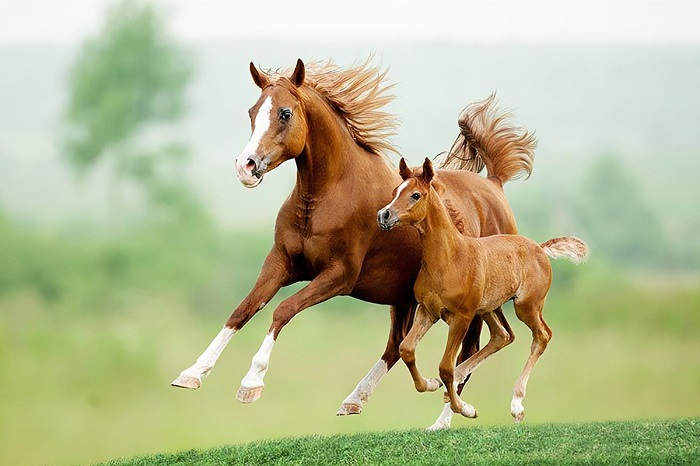
#> input picture DIP/1.jpg, 700 x 466 px
$ python Blur_w_average.py
#> lines starting #> are read from the running program, lines starting #| are printed output that depends on the picture
import matplotlib.pyplot as plt
import cv2
import numpy as np

def conv(mat, kernel):
    row, col = mat.shape
    r, c = kernel.shape[0] // 2, kernel.shape[1] // 2
    r, c = r * 2, c * 2

    new_image = np.zeros((row - r, col - c), dtype=np.uint8)
    for i in range(row - r):
        for j in range(col - c):
            temp = np.sum(np.multiply(mat[i:3+i, j:3+j], kernel))
            if temp > 255:
                new_image[i][j] = 255
            elif temp < 0:
                new_image[i][j] = 0
            else:
                new_image[i][j] = temp

    return new_image

def main():
    img  = plt.imread("1.jpg")
#> img is the input picture: shape (466, 700, 3); mean R, G, B 182.1, 185.8, 145.7
    gray = cv2.cvtColor(img, cv2.COLOR_RGB2GRAY)
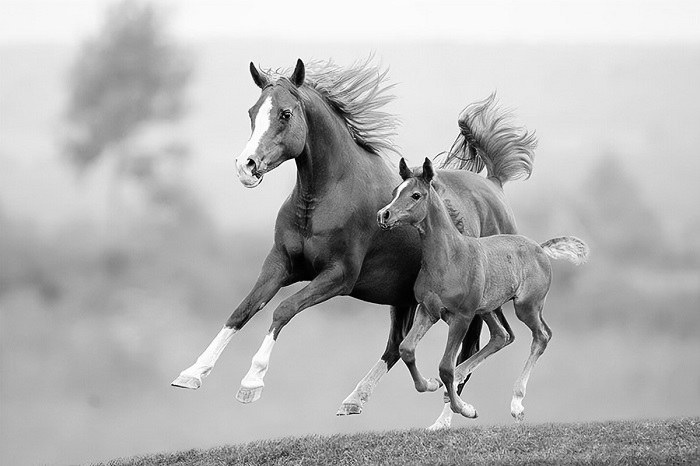
#> gray: shape (466, 700); min 0, max 255, mean 180.1

    # blur_kernel = np.array([[1/9,1/9,1/9], [1/9,1/9,1/9], [1/9,1/9,1/9]])


    avg = np.ones((3,3))/9
    avg_filtered = conv(gray, avg)
    median_filtered = cv2.medianBlur(gray, 3)
    plt.subplot(1,2,1)
    plt.imshow(avg_filtered, cmap='gray')
    plt.title("Filtered By Horizontal Kernel")
    plt.subplot(1,2,2)
    plt.imshow(median_filtered, cmap='gray')
    plt.title("Filtered By Median")


    plt.show()
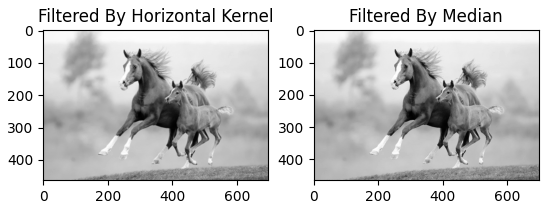
#> figure drawn by matplotlib, 2 panels

main()
